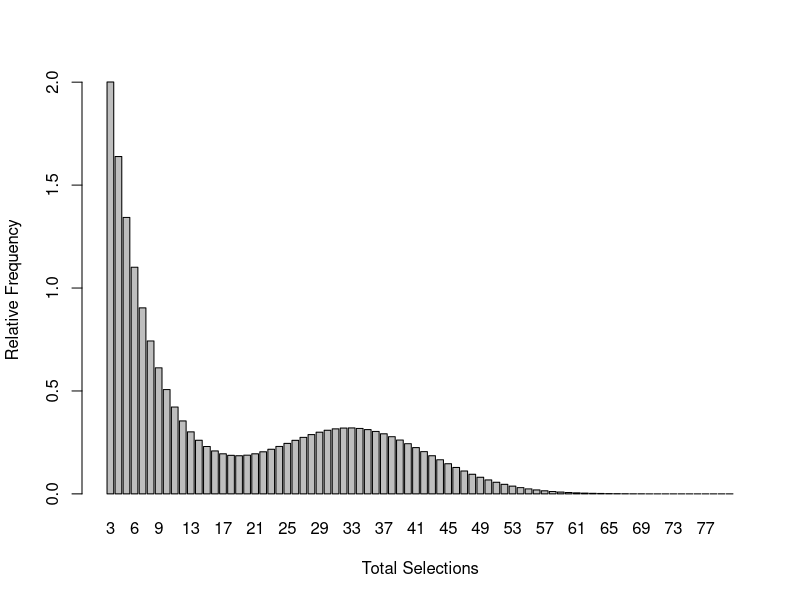
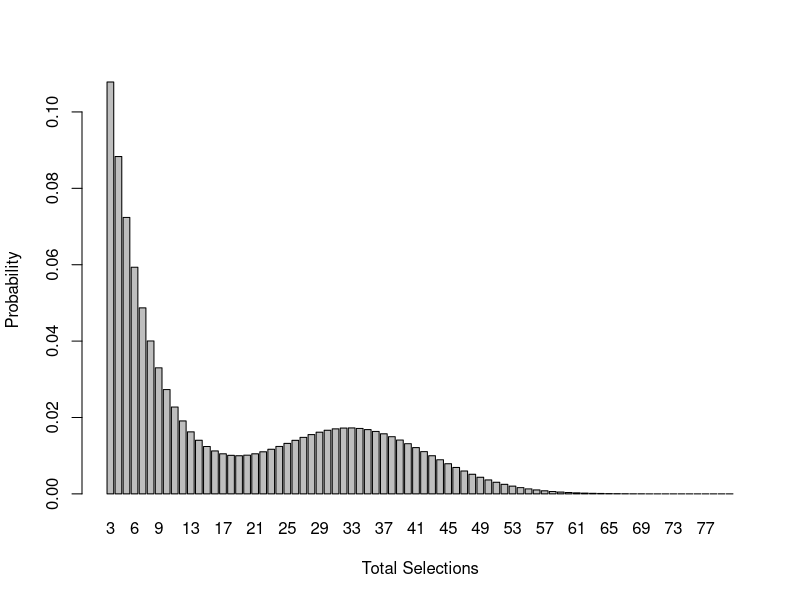
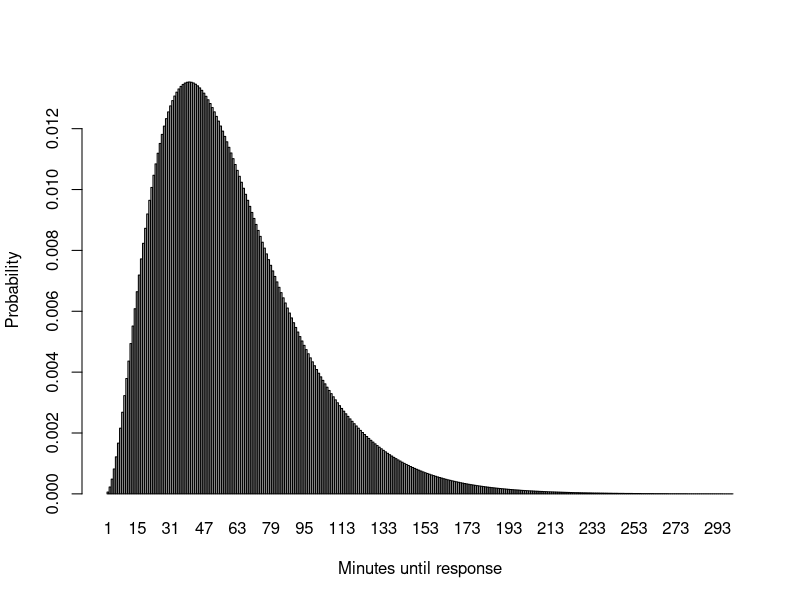

The R script that drew these images, in order:
## ---- chunk 1
#Leave this as-is.
knitr::opts_chunk$set(echo = TRUE,collapse=TRUE)
if( as.numeric( paste( unlist( strsplit( paste(R.Version()$major,R.Version()$minor,sep="."),split="\\.") ),collapse="") ) < 421 ) { 
  stop("You must have R version 4.2.1 or later to knit this document")}
RNGversion("4.2.1")
## ---- chunk 2
sum = 0;
for (i in seq(from = 10, to = 982, by= 3)) {
  sum = sum + (i + 22)
}
sum
## ---- chunk 3
sumB = 0;
for (i in 1:500000) {
  sumB = sumB + (-1)^(i - 1) * ((i + 1) / (1 + i ^ 2))
}
sumB
## ---- chunk 4
# needs to be 1 since we are doing product instead of sum
sumC = 1;
for (i in 1:999) {
  # if it's an odd number, then we can use this here
  if (i %% 2 == 1) sumC = sumC * ((i + 1) / i)
}
sumC
## ---- chunk 5
x <- 3:80 
shape <-  2*exp(-(x-3)/5) + 0.01*x*exp( -(x-30)^2 / 200 )
barplot(shape,names.arg=x,xlab="Total Selections",ylab="Relative Frequency")
## ---- chunk 6
# scaling it to probabilities
p = shape / sum(shape)

# sum of p = 1
sum(p)

# p[30]
p[30]

# barplot
barplot(p,names.arg=x,xlab="Total Selections",ylab="Probability")
## ---- chunk 7
#P(X=3)
sum(p[which(x == 3)])

#P(X > 40)
sum(p[which(x > 40)])

#P(X is between 10 and 20 inclusive)
sum(p[which(x >= 10 & x <= 20)])

#P(X is an odd number)
sum(p[which(x %% 2 == 1)])

#P( X is at most 10 or  15-20 or at least 45 )
sum(p[which(x <= 10 | (x >= 15 & x <= 20) | x >= 45)])
## ---- chunk 8
x = 1:300
p = (1 / 16000) * ((x^2) * (exp(-x/20)))
sum(p)
barplot(p, names.arg=x, xlab="Minutes until response", ylab="Probability")
## ---- chunk 9
sum(p[which(x >= (2 * 60))])
## ---- chunk 10
#2 purchases
dpois(2, 0.9)

#Average number of purchases
# this answer would be 0 because someone can't make a decimal number of purchases.
0

#4 or more purchases
1 - ppois(3, 0.9)
## ---- chunk 11
#Exactly 60
dbinom(60, 60, 0.88)

#Between 48-56 inclusive
sum(dbinom(48:56, 60, 0.88))

#50 or fewer
pbinom(50, 60, 0.88)
## ---- chunk 12
#Last flyer to the 6th person you ask
dgeom(6, 1 - 0.935)

#Last flyer to person 4-9 inclusive (2 different ways to do it)
sum(dgeom(4:9, c(1 - 0.935,1 - 0.935,1 - 0.935,1 - 0.935,1 - 0.935, 1 - 0.935)))
pgeom(9, 1- 0.935) - pgeom(3, 1 - 0.935)

#More than 20 people
sum(1 - pgeom(20, 1- .935))
## ---- chunk 13
#Make at most 10 RMT sales before account gets banned. 
pnbinom(7, 3, .20)

#Make at least 30 RMT sales
# 1 - at most 29 = at least 30, 29 - 3 = 26
1- pnbinom(26, 3, .20)
## ---- chunk 14
pnbinom(1, 1, .65)
## ---- chunk 15
pnbinom(2, 1, .65)
## ---- chunk 16

## ---- chunk 17

